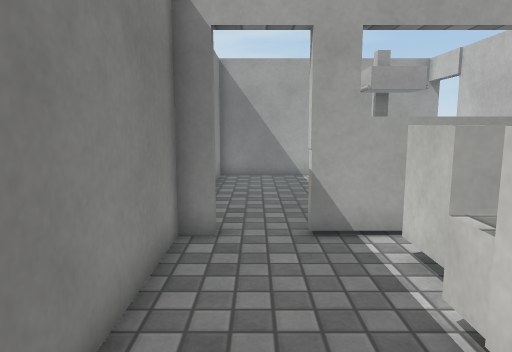
view 1 (above)

12 first-person views from a walk through a Unity game level. The camera is 1.2 m above the floor, tilts 8° down and sees 70° across. The floor is counted in squares, 0.5 m on a side. Each view is taken from the middle of a square. On the plan, view 1 faces up. The plan holds only what a view shows up to about 20 squares ahead; the rest is blank. The player is left out. Some surface patterns are stand-ins.

view 2
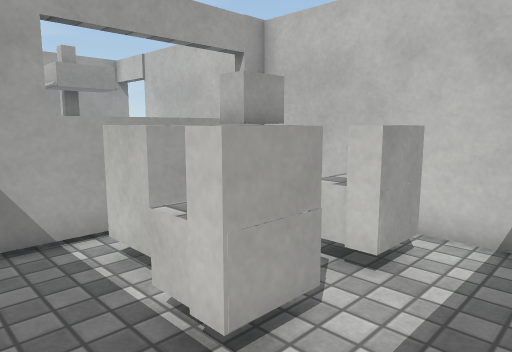

view 3
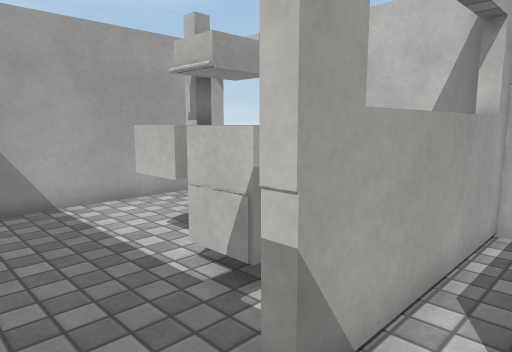

view 4
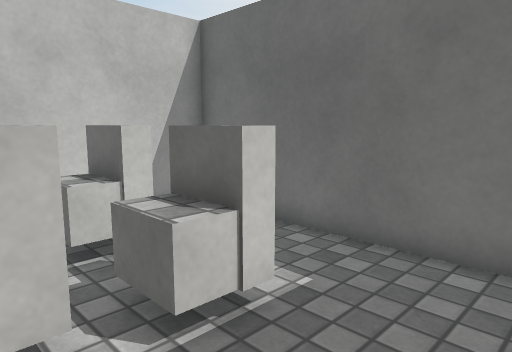

view 5
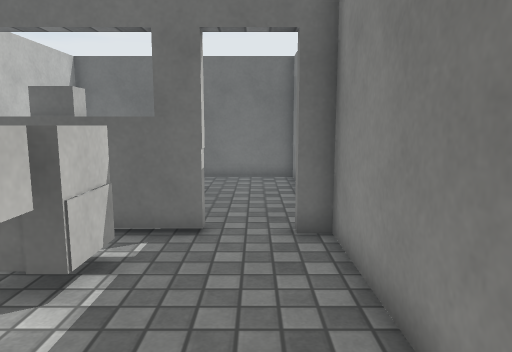

view 6
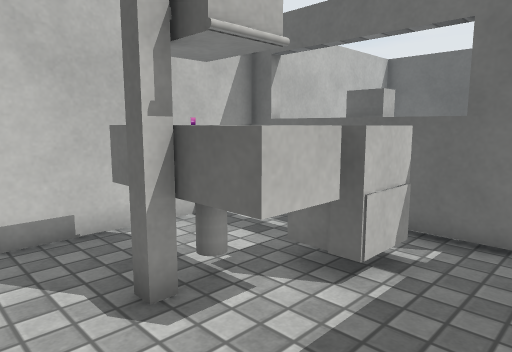

view 7
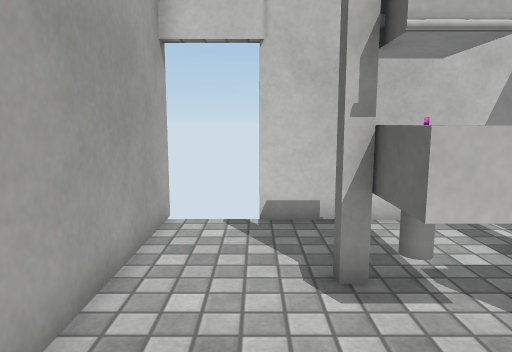

view 8
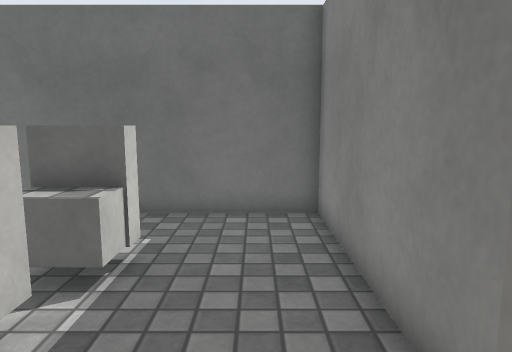

view 9
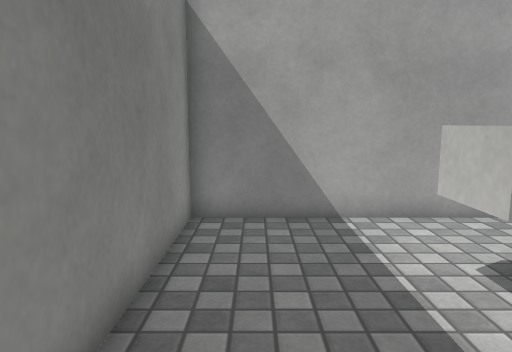

view 10
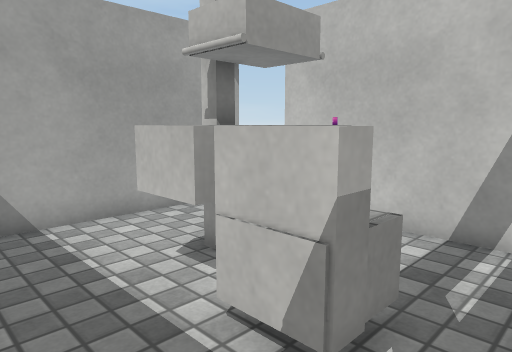

view 11
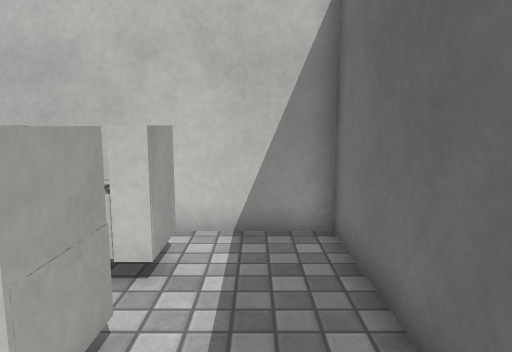

view 12
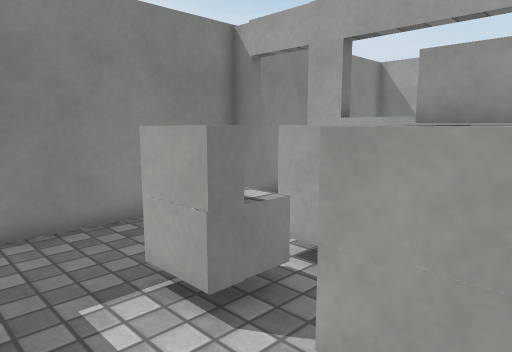

### Floor plan
Points are (right, up) in squares from view 1. A wall is a line through its corners. A room is listed if a view was taken in it or the views show most of it. See-through windows are left out.
Room 1 (views 1, 2, 11, 12)
walls: (3.7, 2.5) (2.1, 2.5) (2.1, 3.1); (6.9, 2.5) (5.2, 2.5); (-1.7, 3.5) (-1.7, -0.8) (8.1, -0.8) (8.1, 3)
ways out: opening at (0, 3) to room 2
Room 2 (views 3, 4, 9, 10)
walls: (2.1, 3.1) (3.7, 3.1); (5.2, 3.1) (6.9, 3.1); (-0.9, 8.1) (-0.9, 7.7) (-1.7, 7.7) (-1.7, 3.5); (8.1, 3) (8.1, 7.7) (1.2, 7.7) (1.2, 8.1)
ways out: opening at (0, 3) to room 1; opening at (0.5, 8) to room 3
objects: block (2, 4) to (4, 4); block (3, 5) to (4, 6); block (5, 4) to (7, 4); block (5, 5) to (6, 6)
Room 3 (views 5, 6, 7, 8)
walls: (4.2, 13.7) (4.8, 13.7); (3.2, 9.6) (2.6, 9.6) (2.6, 11.2) (3.2, 11.2); (1.2, 8.1) (8.1, 8.1) (8.1, 15); (8.5, 17.3) (-1.7, 17.3) (-1.7, 8.1) (-0.9, 8.1)
ways out: opening at (0.5, 8) to room 2; gap at (8, 15)
objects: other object (3, 12) to (6, 13); block (4, 10) to (4, 11)

Where each view was taken, in squares from view 1:
view 1: 0 up, 0 right, facing up
view 2: 0 up, 0 right, facing up-right
view 3: 6 up, 1 left, facing up-right
view 4: 6 up, 1 left, facing down-right
view 5: 16 up, 0 right, facing down
view 6: 16 up, 0 right, facing down-right
view 7: 15 up, 1 left, facing right
view 8: 9 up, 0 right, facing down
view 9: 8 up, 0 right, facing up
view 10: 8 up, 0 right, facing up-right
view 11: 1 up, 0 right, facing right
view 12: 0 up, 7 right, facing up-left
